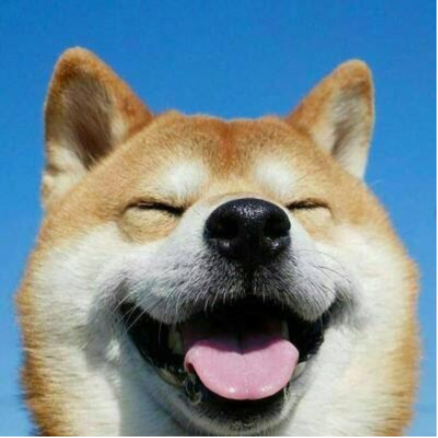
#> input picture web-ui/src/assets/images/dog.png, 438 x 438 px; the run also reads 1 picture not shown here
$ python test_user_image_merge.py
#> lines starting #> are read from the running program, lines starting #| are printed output that depends on the picture; after the words box and inside, x2 and y2 are one past the last pixel; in counts of white or black regions, pixels touching at a corner belong together
#!/usr/bin/env python3
# -*- coding: utf-8 -*-
"""
测试用户上传图片与手部遮罩的合并效果
使用与 book-with-hands-fixed.png 相同的算法
优化版本：减少锯齿，提高平滑度
"""

from PIL import Image, ImageFilter, ImageEnhance
import numpy as np
import os

def merge_user_image_with_hand_mask():
    """将用户上传的图片与手部遮罩合并"""

    # 图片路径 - 修改为处理dog.png和book-mask1.png
    user_image_path = "src/assets/images/dog.png"
    hand_mask_path = "src/assets/images/book-mask1.png"
    output_path = "src/assets/images/dog-merged-with-mask-smooth.png"

    try:
        # 检查文件是否存在
        if not os.path.exists(user_image_path):
            print(f"错误：用户图片不存在: {user_image_path}")
            return

        if not os.path.exists(hand_mask_path):
            print(f"错误：手部遮罩不存在: {hand_mask_path}")
            return

        print(f"开始处理图片合并（边缘平滑优化版本）...")
        print(f"用户图片: {user_image_path}")
        print(f"手部遮罩: {hand_mask_path}")

        # 加载图片
        user_image = Image.open(user_image_path).convert('RGBA')
#> user_image is the input picture: PIL image 438x438 RGBA; mean R, G, B, A 116.1, 137.3, 146.8, 253.3
        hand_mask = Image.open(hand_mask_path).convert('RGBA')

        print(f"用户图片尺寸: {user_image.size}")
#| 用户图片尺寸: (438, 438)
        print(f"手部遮罩尺寸: {hand_mask.size}")
#| 手部遮罩尺寸: (512, 636)

        # 确保两张图片尺寸一致
        if user_image.size != hand_mask.size:
            print(f"调整手部遮罩尺寸以匹配用户图片...")
            # 使用高质量重采样，先放大再缩小以减少锯齿
            target_size = user_image.size
#> target_size = (438, 438)
            intermediate_size = (target_size[0] * 2, target_size[1] * 2)
#> intermediate_size = (876, 876)

            print(f"中间尺寸: {intermediate_size}")
#| 中间尺寸: (876, 876)

            # 先放大到中间尺寸，使用高质量重采样
            hand_mask_large = hand_mask.resize(intermediate_size, Image.Resampling.LANCZOS)

            # 再缩小到目标尺寸，使用高质量重采样
            hand_mask = hand_mask_large.resize(target_size, Image.Resampling.LANCZOS)
#> hand_mask: PIL image 438x438 RGBA

            print(f"调整后手部遮罩尺寸: {hand_mask.size}")
#| 调整后手部遮罩尺寸: (438, 438)

        # 边缘平滑处理
        print("开始边缘平滑处理...")

        # 1. 轻微高斯模糊，软化边缘
        hand_mask_smooth = hand_mask.filter(ImageFilter.GaussianBlur(radius=1.0))
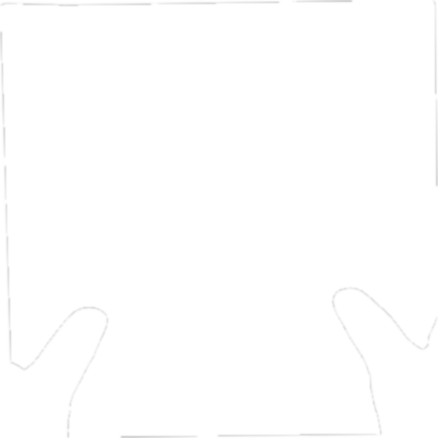
#> hand_mask_smooth: PIL image 438x438 RGBA; mean R, G, B, A 229.8, 229.8, 229.8, 225.7; transparent parts drawn white
        print("✓ 应用高斯模糊 (radius=1.0)")

        # 2. 使用中值滤波进一步平滑边缘
        hand_mask_smooth = hand_mask_smooth.filter(ImageFilter.MedianFilter(size=3))
        print("✓ 应用中值滤波 (size=3)")

        # 3. 轻微锐化，保持细节
        enhancer = ImageEnhance.Sharpness(hand_mask_smooth)
        hand_mask_smooth = enhancer.enhance(1.2)
        print("✓ 应用轻微锐化 (1.2x)")

        # 转换为numpy数组进行处理
        user_array = np.array(user_image)
        hand_array = np.array(hand_mask_smooth)

        print(f"用户图片数组形状: {user_array.shape}")
#| 用户图片数组形状: (438, 438, 4)
        print(f"手部遮罩数组形状: {hand_array.shape}")
#| 手部遮罩数组形状: (438, 438, 4)

        # 创建结果数组（复制用户图片）
        result_array = user_array.copy()

        # 应用手部覆盖算法
        # 检测手部遮罩中的非白色像素（手部轮廓区域）
        white_threshold = 240
        is_white = np.all(hand_array[:, :, :3] > white_threshold, axis=2)
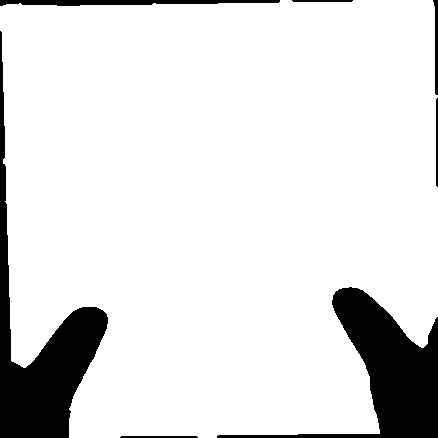
#> is_white: shape (438, 438) bool; 88.4% white; 7 black regions, largest, box (x1, y1, x2, y2) and area: (0, 31, 108, 438) 10438, (217, 287, 438, 438) 9872, (0, 0, 280, 6) 1214
        hand_regions = ~is_white

        print(f"白色像素阈值: {white_threshold}")
        print(f"检测到手部区域像素数: {np.sum(hand_regions)}")
#| 检测到手部区域像素数: 22266
        print(f"总像素数: {hand_regions.size}")
#| 总像素数: 191844

        # 分析手部遮罩的像素分布
        hand_rgb = hand_array[:, :, :3]
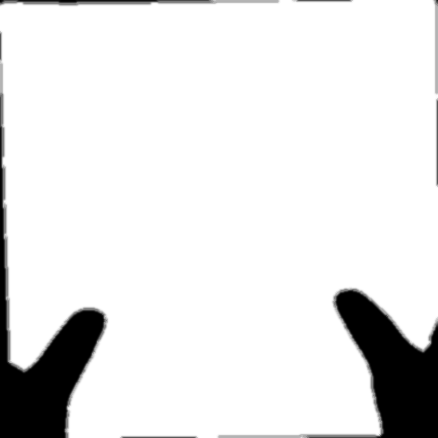
#> hand_rgb: shape (438, 438, 3); min 0, max 255, mean 229.9
        white_pixels = np.sum(np.all(hand_rgb > white_threshold, axis=2))
#> white_pixels = 169578
        non_white_pixels = hand_rgb.size // 3 - white_pixels
#> non_white_pixels = 22266

        print(f"手部遮罩像素分析:")
        print(f"- 白色像素数: {white_pixels}")
#| - 白色像素数: 169578
        print(f"- 非白色像素数: {non_white_pixels}")
#| - 非白色像素数: 22266
        print(f"- 白色像素比例: {white_pixels / (hand_rgb.size // 3) * 100:.2f}%")
#| - 白色像素比例: 88.39%

        # 如果检测不到手部像素，尝试降低阈值
        if np.sum(hand_regions) == 0:
            print("警告：没有检测到手部轮廓像素，尝试降低阈值...")
            lower_threshold = 200
            is_white_lower = np.all(hand_array[:, :, :3] > lower_threshold, axis=2)
            hand_regions = ~is_white_lower
            print(f"降低阈值到 {lower_threshold} 后，检测到手部区域像素数: {np.sum(hand_regions)}")

        # 在手部区域，用遮罩像素覆盖用户图片
        if np.sum(hand_regions) > 0:
            result_array[hand_regions] = hand_array[hand_regions]
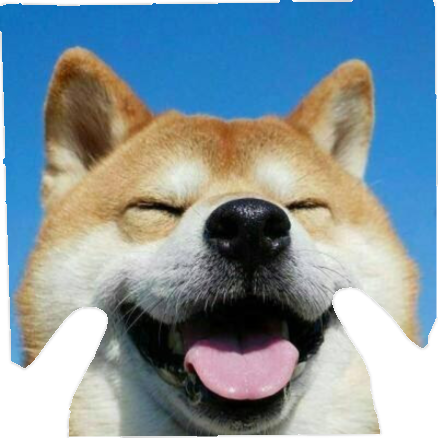
#> result_array: shape (438, 438, 4); 11.49% of pixels changed, all inside (x1, y1, x2, y2) = (0, 0, 438, 438); transparent parts drawn white
            print(f"成功应用手部覆盖效果")
        else:
            print("警告：仍然没有检测到手部区域，无法应用覆盖效果")

        # 转换回PIL图像
        result_image = Image.fromarray(result_array)

        # 最终边缘平滑处理
        print("应用最终边缘平滑...")
        # 对整个结果图像应用轻微的高斯模糊，进一步平滑边缘
        result_image = result_image.filter(ImageFilter.GaussianBlur(radius=0.5))
        print("✓ 最终高斯模糊 (radius=0.5)")

        # 保存结果
        result_image.save(output_path, 'PNG', optimize=True, quality=95)
        print(f"合并完成！结果保存到: {output_path}")

        # 显示一些统计信息
        print(f"\n处理完成统计:")
        print(f"- 输入用户图片: {user_image_path}")
        print(f"- 手部遮罩: {hand_mask_path}")
        print(f"- 输出结果: {output_path}")
        print(f"- 手部区域像素数: {np.sum(hand_regions)}")
#| - 手部区域像素数: 22266
        print(f"- 边缘平滑优化: 2倍重采样 + 高斯模糊 + 中值滤波 + 锐化 + 最终平滑")

    except Exception as e:
        print(f"处理失败: {str(e)}")
        import traceback
        traceback.print_exc()

if __name__ == "__main__":
    merge_user_image_with_hand_mask()
